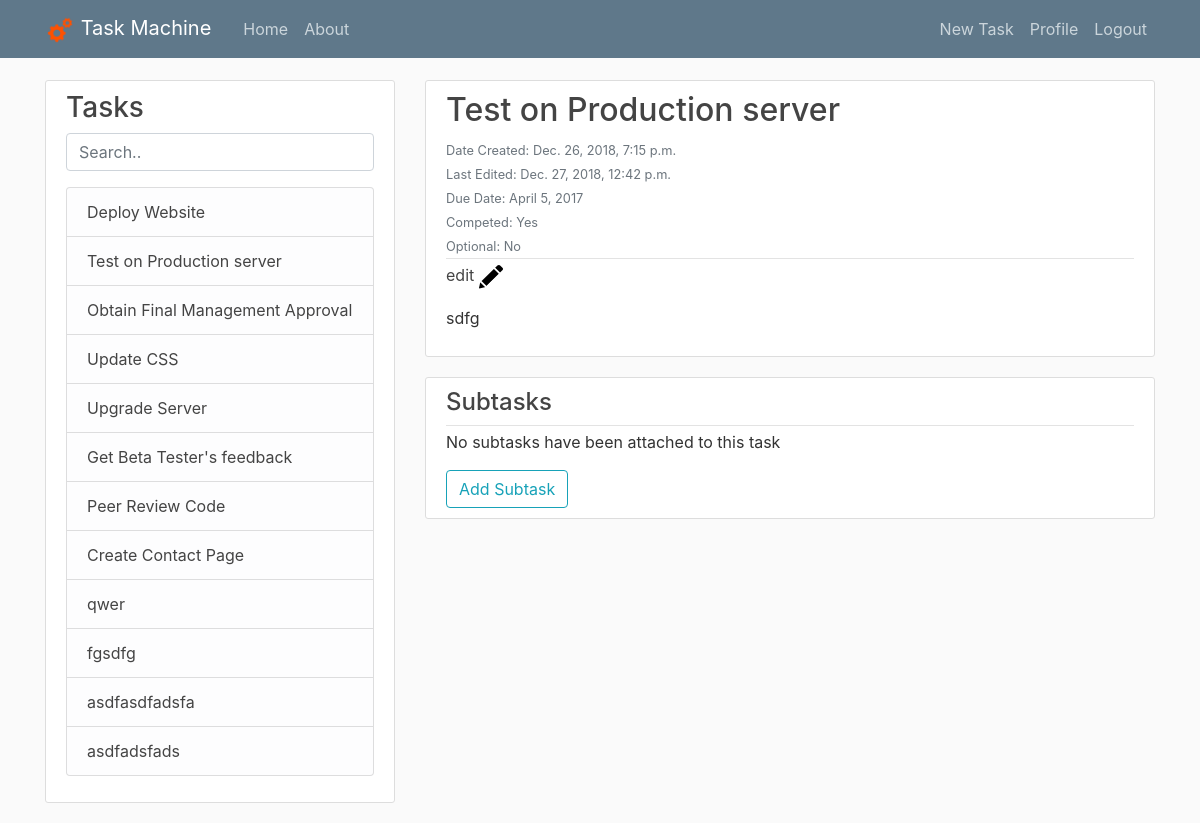
The page /?id=43 (signed in) on the database its author committed.
### tasks/models.py (models this page shows, shortened)
class Post(models.Model):
    title = models.CharField(max_length=100)
    content = models.TextField(blank=True)
    date_posted = models.DateTimeField(auto_now_add=True)
    date_edited = models.DateTimeField(auto_now=True)
    author = models.ForeignKey(User, on_delete=models.CASCADE)
    children = models.ManyToManyField('self',symmetrical=False)
    due_date = models.DateField(blank=True,null=True)
    choices = (
        (True,'Yes'),
        (False,'No'),
    )
    complete = models.BooleanField(blank=False,choices=choices,default=False)
    optional = models.BooleanField(choices=choices,default=False)
    class Meta:
        unique_together = ('author', 'title')

### tasks/views.py (the view)
# urls.py: path('', PostListView.as_view(), name='tasks-home'),
class PostListView(LoginRequiredMixin,ListView):
    model = Post
    template_name = 'tasks/home.html'
    context_object_name = 'posts'
    ordering = ['-date_posted']
    def get_context_data(self, **kwargs):
        context = super(PostListView, self).get_context_data(**kwargs)
        context['post_list'] = Post.objects.all().filter(author=self.request.user)
        taskId = self.request.GET.get('id')
        UserPosts = Post.objects.filter(author=self.request.user)
        if UserPosts.count() < 1:
            context['post'] = None
            context['sublist'] = None
        elif taskId == 'new' or taskId is None or UserPosts.filter(pk=taskId).count() < 1:
            taskId = UserPosts.first().pk
            context['post'] = Post.objects.get(pk=taskId)
            context['sublist'] = context['post'].children.all()
        else:
            context['post'] = Post.objects.get(pk=taskId)
            context['sublist'] = context['post'].children.all()
        return context
    def get_queryset(self, **kwargs):
        return Post.objects.filter(author=self.request.user)

### tasks/templates/tasks/home.html (shortened to what this page needs)
{% extends "tasks/leftbar.html" %}
{% block header %}
<link href="http://cdnjs.cloudflare.com/ajax/libs/summernote/0.8.11/summernote.css" rel="stylesheet">
{% endblock header %}
{% block content %}
{% if post_list.count < 1 %}
    <div class="col-md-8">
        <div class="media content-section">
            <div class="media-body">
                <div class="article-metadata">
                    <h4>You have no tasks</h4>
                </div>
                <div>
                    <a class="btn btn-outline-info" href="/post/new/">Create Task</a>
                </div>
            </div>
        </div>
    </div>
{% else %}
    <div class="col-md-8">
        <article class="media content-section">
            <div class="media-body">
                <div class="media-body relative">
                    <div class="article-metadata">
                        <h2><span class="article-title">{{ post.title }}</a></h2>
                        <div class="dates">
                            <small class="text-muted">Date Created: {{ post.date_posted}}</small>
                            <br>
                            <small class="text-muted">Last Edited: {{ post.date_edited}}</small>
                            <br>
                            <small class="text-muted">Due Date: {{ post.due_date }}</small>
                        </div>
                        <div class="attributes">
                            <small class="text-muted">Competed: {% if post.complete %}Yes  {% else %}No  <span class="red dot"></span>{% endif %}</small>
                            <br>
                            <small class="text-muted">Optional: {% if post.optional %}Yes{% else %}No{% endif %}</small>
                        </div>
                    </div>
                </div>
                <div class="edit">
                    <a class="article-title edit" href="/post/{{ post.pk }}/update">
                        edit
                        <img src="media/edit-button.png" alt="Edit Post" width="25" height="25">
                    </a>
                </div>
                <div>
                    <p class="article-content">{{ post.content | safe }}</p>
                </div>
            </div>
        </article>
        <div class="media content-section">
            <div class="media-body">
                <div class="article-metadata">
                    <h4>Subtasks</h4>
                </div>
                <div class="scroll">
                    <ul class="list-group" id="subtasklist">
                    {% if sublist.count > 0 %}
                        {% for sub in sublist %}
                        <li class="list-group-item list-group-item-light substask" data-pk="{{ sub.pk }}">
                            <a class="article-title" href="/?id={{ sub.id }}">{{ sub.title }}</a>
                            {% if sub.complete %}
                            <span class="green dot"></span>
                            {% else %}
                            <span class="red dot"></span>
                            {% endif %}
                            <span class="btn btn-outline-danger remove-sub" onclick="removeSub({{ sub.pk }})">Remove</span></li>
                        {% endfor %}
                    {% else %}
                        <p class="article-content">No subtasks have been attached to this task</p>
                    {% endif %}
                    </ul>
                </div>
                <button class="btn btn-outline-info" type="button" id="addTask">Add Subtask</button>
            </div>
        </div>
    </div>
{% endif %}
{% endblock content %}

### tasks/templates/tasks/leftbar.html
{% extends "tasks/base.html" %}
{% block leftBar %}
<div class="col-md-4 leftbar" >
    <div class="content-section">
        <h3>Tasks</h3>
        <p class='text-muted'>
            <input class="form-control" id="myInputLeftBar" type="text" placeholder="Search..">
            <div class="scroll">
                <ul class="list-group" id="leftBarList">
                {% for post in post_list %}
                    <li class="list-group-item list-group-item-light"><a class="article-title" href="/?id={{ post.id }}">{{ post.title }}</a></li>
                {% endfor %}
                </ul>
            </div>
        </p>
    </div>
</div>
{% endblock leftBar %}

### static/tasks/main.css (style rules this page uses)
body { background: #fafafa; color: #333333; margin-top: 5rem; }
h1, h2, h3, h4, h5, h6 { color: #444444; }
ul { margin: 0; }
.content-section { background: #ffffff; padding: 10px 20px; border: 1px solid #dddddd; border-radius: 3px; margin-bottom: 20px; }
.article-title { color: #444444; }
.article-content { white-space: pre-line; }
.article-metadata { padding-bottom: 1px; margin-bottom: 4px; border-bottom: 1px solid #e3e3e3 }

### rows shown on the page
Post: title "Deploy Website"
Post: title "Test on Production server", date_posted "Dec. 26, 2018, 7:15 p.m.", date_edited "Dec. 27, 2018, 12:42 p.m.", due_date "April 5, 2017", content "sdfg"
Post: title "Obtain Final Management Approval"
Post: title "Update CSS"
Post: title "Upgrade Server"
Post: title "Get Beta Tester's feedback"
Post: title "Peer Review Code"
Post: title "Create Contact Page"
Post: title "qwer"
Post: title "fgsdfg"
Post: title "asdfasdfadsfa"
Post: title "asdfadsfads"
